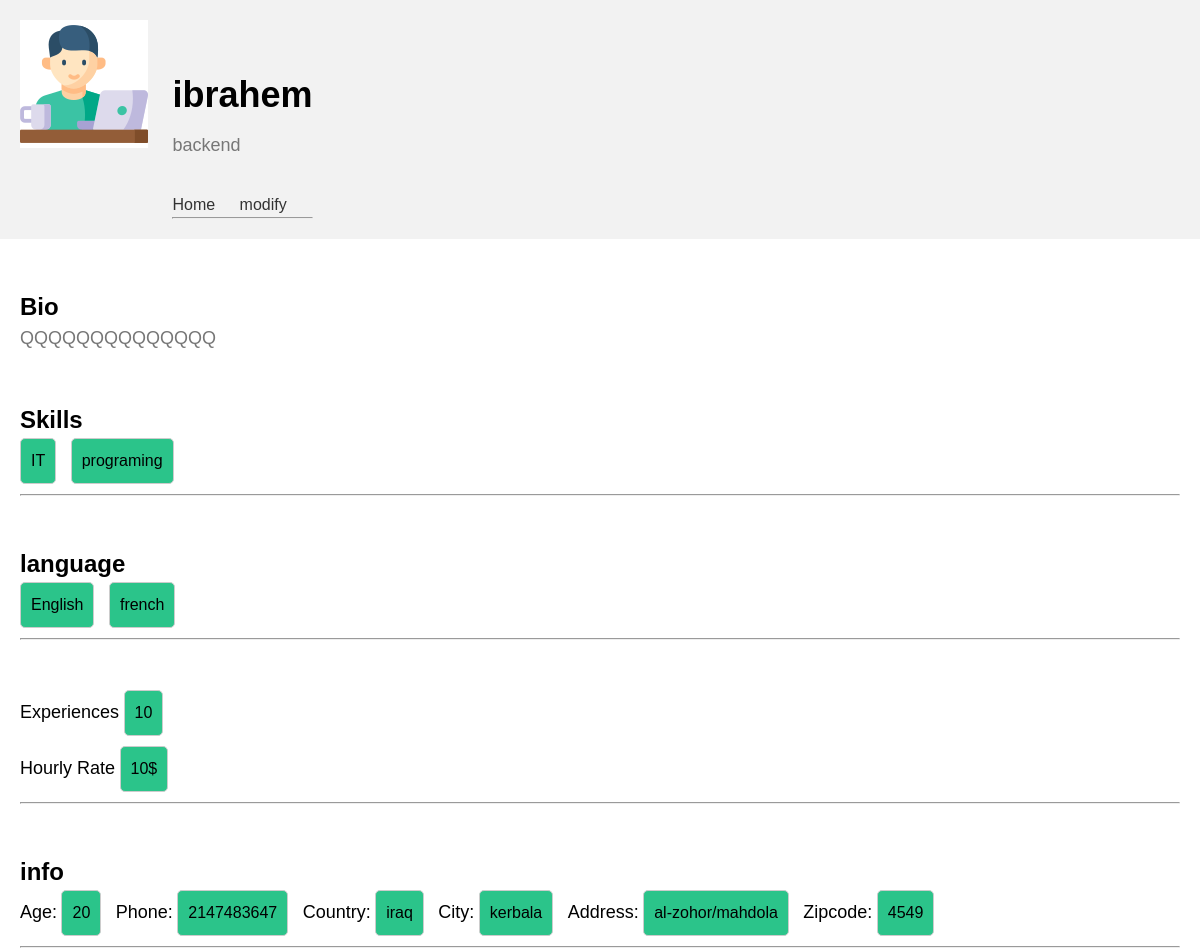
/profile.php?id=36, run on the app's committed database.
### tables this page shows
CREATE TABLE `profile_tb` (
  `id` int(11) NOT NULL,
  `namee` varchar(45) DEFAULT NULL,
  `purview` varchar(45) DEFAULT NULL,
  `age` int(11) DEFAULT NULL,
  `country` varchar(45) DEFAULT NULL,
  `city` varchar(45) DEFAULT NULL,
  `addresss` varchar(45) DEFAULT NULL,
  `zip` int(11) DEFAULT NULL,
  `languagee` varchar(45) DEFAULT NULL,
  `otherlanguage` varchar(50) DEFAULT NULL,
  `skills` varchar(45) DEFAULT NULL,
  `otherskills` varchar(45) DEFAULT NULL,
  `experiences` int(11) DEFAULT NULL,
  `rate` int(11) DEFAULT NULL,
  `bio` varchar(45) DEFAULT NULL,
  `phone` int(11) DEFAULT NULL,
  `freelancer_id` int(11) DEFAULT NULL
);

### profile.php (the view, shortened to what this page needs)
<?php
include("config.php");
$id = $_GET['id'];
$sql = "SELECT * FROM `profile_tb` where id = '$id' ";
$result = mysqli_query($conn, $sql);
if (mysqli_num_rows($result) > 0) {
  $row = mysqli_fetch_assoc($result);
  $name = $row["namee"];
  $age = $row["age"];
  $purview = $row["purview"];
  $country = $row["country"];
  $city = $row["city"];
  $address = $row["addresss"];
  $zip = $row["zip"];
  $language = $row["languagee"];
  $language2 = $row["otherlanguage"];
  $skill = $row["skills"];
  $skill2 = $row["otherskills"];
  $experiences = $row["experiences"];
  $rate = $row["rate"];
  $bio = $row["bio"];
  $phone = $row["phone"];
}
?>
<!DOCTYPE html>
<html lang="en">
<head>
  <link rel="stylesheet" href="profile.css">
</head>
<body>
  <header>
    <div class="container">
      <img src="freelancer.png" alt="Profile picture">
      <div class="header-info">
        <h1><?php
        echo $name;
        ?></h1>
        <p><?php
        echo $purview;
        ?></p><br>
        <ul class="header-nav">
          <li><a href="./HOME.php">Home</a></li>
          <a href="profile_modification.php?id=<?=$row['id']?>">modify</a>
        </ul>
        <hr>
      </div>
    </div>
  </header>
  <main>
    <div class="container">
      <section class="about">
        <h2>Bio</h2>
        <p><?php
        echo $bio;
        ?></p>
      </section>
      <section class="skills">
        <h2>Skills</h2>
        <ul>
          <li><?php
        echo $skill;
        ?></li>
          <li><?php
        echo $skill2;
        ?></li>
        </ul>
      </section>
      <hr>
      <section class="skills">
        <h2>language</h2>
        <ul>
          <li><?php
        echo $language;
        ?></li>
          <li><?php
        echo $language2;
        ?></li>
        </ul>
      </section>
<hr>
      <section class="skills">
        <ul>
          <label>Experiences</label>
          <li><?php
        echo $experiences;
        ?></li><br>
          <label>Hourly Rate</label>
          <li><?php
        echo $rate;
        ?>$</li><br>
        </ul>
      </section>
      <hr>
      <section class="skills">
        <h2>info</h2>
        <ul>
          <label>Age:</label>
          <li><?php
        echo $age;
        ?></li>
          <label>Phone:</label>
          <li><?php
        echo $phone;
        ?></li>
          <label>Country:</label>
          <li><?php
        echo $country;
        ?></li>
          <label>City:</label>
          <li><?php
        echo $city;
        ?></li>
          <label>Address:</label>
          <li><?php
        echo $address;
        ?></li>
          <label>Zipcode:</label>
          <li><?php
        echo $zip;
        ?></li>
        </ul>
      </section>
  </main>
</body>
</html>

### profile.css (style rules this page uses)
* { box-sizing: border-box; margin: 0; padding: 0; }
body { font-family: Arial, sans-serif; font-size: 16px; line-height: 1.5; }
.container { max-width: 1200px; margin: 0 auto; padding: 0 20px; }
a { text-decoration: none; color: #333; }
ul { list-style: none; }
img { max-width: 100%; height: auto; }
header { background-color: #f2f2f2; padding: 20px 0; }
.header-info { display: inline-block; vertical-align: middle; margin-left: 20px; }
h1 { font-size: 36px; margin-bottom: 10px; }
p { font-size: 18px; margin-bottom: 10px; color: #777; }
.header-nav li { display: inline-block; margin-right: 20px; }
.about { margin-top: 50px; }
.skills { margin-top: 50px; }
.skills li { display: inline-block; margin-right: 10px; margin-bottom: 10px; padding: 10px; border: 1px solid #ccc; border-radius: 5px; background-color: #2bc48a; }
label { margin-bottom: 10px; font-size: 18px; }

### data on the page
profile_tb: namee "ibrahem", purview "backend", bio "QQQQQQQQQQQQQQ", skills "IT", otherskills "programing", languagee "English", otherlanguage "french", experiences "10", rate "10", age "20", phone "2147483647", country "iraq", city "kerbala", addresss "al-zohor/mahdola", zip "4549"
